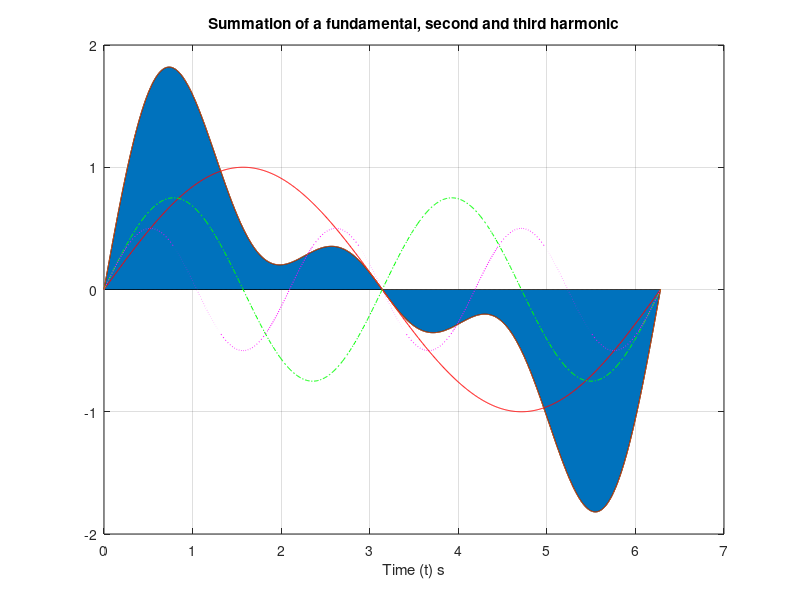

MATLAB code for this plot:
% Introduction to Fourier Series
%
% Prepared for EG-247 Signals and Systems
% by Chris Jobling
%
%% Illustrates Development of a Signal from Harmonics
t=linspace(0,2*pi,1000);
fundamental = sin(t);
second_harmonic = 0.75*sin(2*t);
third_harmonic = 0.5*sin(3*t);
signal = fundamental + second_harmonic + third_harmonic;
%% Signal
area(t,signal)
hold on
%% First Harmonic
fig = plot(t,fundamental,'r-')
%% Second Harmonic
plot(t,second_harmonic,'g-.')
%% Second Harmonic
plot(t,third_harmonic,'m:')
%%
plot(t,signal),grid
title('Summation of a fundamental, second and third harmonic')
xlabel('Time (t) s')
hold off
